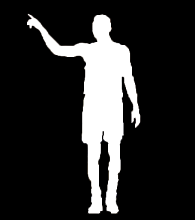
#> input picture photo/p0/s_p_mask.png, 195 x 220 px, found by its file name
$ jupyter execute '（1）轮廓.ipynb'   (shell and % lines are left out)   (older library calls are emulated)
#> lines starting #> are read from the running program, lines starting #| are printed output that depends on the picture; after the words box and inside, x2 and y2 are one past the last pixel; in counts of white or black regions, pixels touching at a corner belong together
[cell 1]
import numpy as np
import cv2

[cell 2]
# im = cv2.imread('kuli_mask.png')
path = 'photo\p0\\'
im = cv2.imread(path+'s_p_mask.png')
#> im is the input picture: shape (220, 195, 3); mean B, G, R 42.4, 42.5, 42.5
imgray = cv2.cvtColor(im,cv2.COLOR_BGR2GRAY)
ret,thresh = cv2.threshold(imgray,100,255,0)#findContours函数修改原图
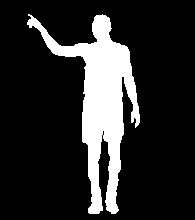
#> thresh: shape (220, 195); 16.8% white; 1 white region
#cv2.findContours()函数的三个参数,第一个是原图，第二个是轮廓获取方式，第三个是轮廓近似方法。
# img, contours, hierarchy = cv2.findContours(thresh,cv2.RETR_TREE,cv2.CHAIN_APPROX_SIMPLE)
img, contours, hierarchy = cv2.findContours(thresh,cv2.RETR_TREE,cv2.CHAIN_APPROX_NONE)
#> contours = 2 contours, 1 with area under 20; largest, box (x1, y1, x2, y2) and area: (27, 14, 140, 214) 6790

# im_smpl = cv2.imread('kuli_hmlSMPL.png')
im_smpl = cv2.imread(path+'hmlSMPL.png')
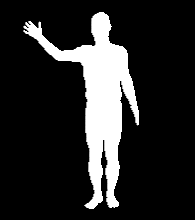
#> input picture photo/p0/hmlSMPL.png, 195 x 220 px, found by its file name
#> im_smpl is the input picture: shape (220, 195, 3); min 0, max 255, mean 41.3
imgray_smpl = cv2.cvtColor(im_smpl,cv2.COLOR_BGR2GRAY)
ret_smpl,thresh_smpl = cv2.threshold(imgray_smpl,100,255,0)#findContours函数修改原图
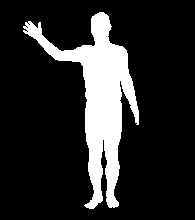
#> thresh_smpl: shape (220, 195); 16.4% white; 1 white region
# img_smpl, contours_smpl, hierarchy_smpl = cv2.findContours(thresh_smpl,cv2.RETR_TREE,cv2.CHAIN_APPROX_SIMPLE)
img_smpl, contours_smpl, hierarchy_smpl = cv2.findContours(thresh_smpl,cv2.RETR_TREE,cv2.CHAIN_APPROX_NONE)
#> contours_smpl = 6 contours, 5 with area under 20; largest, box (x1, y1, x2, y2) and area: (23, 12, 139, 209) 6654

[cell 3]
# 将点处理为便于使用的形式 nx2
contours = np.array(contours[0])
#> contours = contour of 845 points, box (x1, y1, x2, y2) (27, 14, 140, 214), area 6790
contours = contours.reshape(len(contours),2)
#> contours = 845 pairs, first value 27 to 139, second value 14 to 213
print(len(contours[:,0]))
#| 845
contours_smpl = np.array(contours_smpl[0])
#> contours_smpl = contour of 797 points, box (x1, y1, x2, y2) (23, 12, 139, 209), area 6654
contours_smpl = contours_smpl.reshape(len(contours_smpl),2)
#> contours_smpl = 797 pairs, first value 23 to 138, second value 12 to 208
print(len(contours_smpl[:,0]))
#| 797

[cell 4]
contours
#> Out has the same summary as contours

[cell 5]
import matplotlib.pyplot as plt
# 画出散点图

i=1300


plt.scatter(contours[:i,0], contours[:i,1])

plt.scatter(contours_smpl[:i,0], contours_smpl[:i,1])
plt.show()
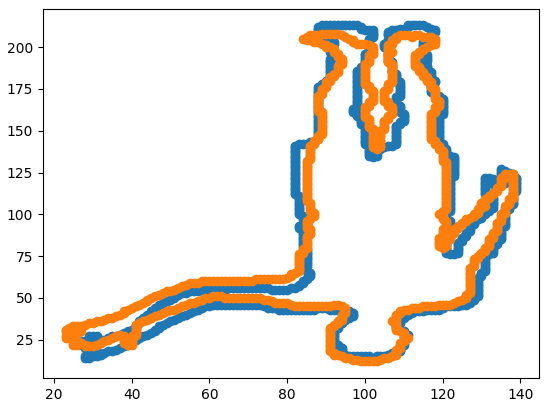
#> figure drawn by matplotlib, 1 panel
